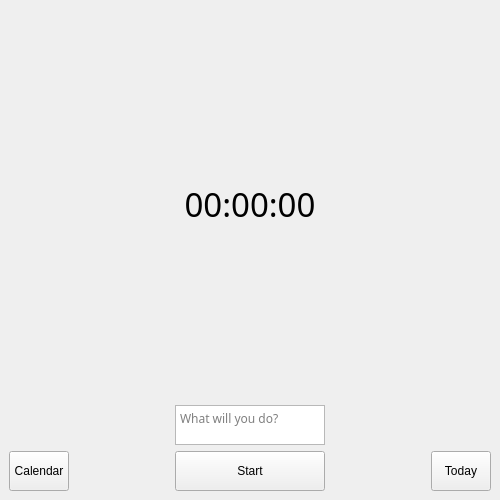
<?xml version="1.0" encoding="UTF-8"?>
<ui version="4.0">
 <class>MainWindow</class>
 <widget class="QMainWindow" name="MainWindow">
  <property name="enabled">
   <bool>true</bool>
  </property>
  <property name="geometry">
   <rect>
    <x>0</x>
    <y>0</y>
    <width>500</width>
    <height>500</height>
   </rect>
  </property>
  <property name="minimumSize">
   <size>
    <width>500</width>
    <height>500</height>
   </size>
  </property>
  <property name="windowTitle">
   <string>ComicTracker</string>
  </property>
  <widget class="QWidget" name="centralwidget">
   <layout class="QGridLayout" name="gridLayout">
    <item row="2" column="0">
     <widget class="QPushButton" name="calendarButton">
      <property name="maximumSize">
       <size>
        <width>60</width>
        <height>100</height>
       </size>
      </property>
      <property name="text">
       <string>Calendar</string>
      </property>
     </widget>
    </item>
    <item row="0" column="0" colspan="5">
     <widget class="QLabel" name="clock">
      <property name="font">
       <font>
        <family>Lucida Sans</family>
        <pointsize>25</pointsize>
        <weight>50</weight>
        <italic>false</italic>
        <bold>false</bold>
        <underline>false</underline>
        <strikeout>false</strikeout>
        <stylestrategy>PreferDefault</stylestrategy>
        <kerning>true</kerning>
       </font>
      </property>
      <property name="layoutDirection">
       <enum>Qt::LeftToRight</enum>
      </property>
      <property name="text">
       <string>00:00:00</string>
      </property>
      <property name="textFormat">
       <enum>Qt::AutoText</enum>
      </property>
      <property name="alignment">
       <set>Qt::AlignCenter</set>
      </property>
     </widget>
    </item>
    <item row="1" column="2">
     <widget class="QTextEdit" name="whatWillYouDo">
      <property name="maximumSize">
       <size>
        <width>150</width>
        <height>40</height>
       </size>
      </property>
      <property name="font">
       <font>
        <family>MS Reference Sans Serif</family>
       </font>
      </property>
      <property name="html">
       <string>&lt;!DOCTYPE HTML PUBLIC &quot;-//W3C//DTD HTML 4.0//EN&quot; &quot;http://www.w3.org/TR/REC-html40/strict.dtd&quot;&gt;
&lt;html&gt;&lt;head&gt;&lt;meta name=&quot;qrichtext&quot; content=&quot;1&quot; /&gt;&lt;style type=&quot;text/css&quot;&gt;
p, li { white-space: pre-wrap; }
&lt;/style&gt;&lt;/head&gt;&lt;body style=&quot; font-family:'MS Reference Sans Serif'; font-size:8.25pt; font-weight:400; font-style:normal;&quot;&gt;
&lt;p style=&quot;-qt-paragraph-type:empty; margin-top:0px; margin-bottom:0px; margin-left:0px; margin-right:0px; -qt-block-indent:0; text-indent:0px; font-family:'MS UI Gothic';&quot;&gt;&lt;br /&gt;&lt;/p&gt;&lt;/body&gt;&lt;/html&gt;</string>
      </property>
      <property name="placeholderText">
       <string>What will you do?</string>
      </property>
     </widget>
    </item>
    <item row="2" column="2">
     <widget class="QPushButton" name="startButton">
      <property name="minimumSize">
       <size>
        <width>150</width>
        <height>40</height>
       </size>
      </property>
      <property name="maximumSize">
       <size>
        <width>300</width>
        <height>40</height>
       </size>
      </property>
      <property name="whatsThis">
       <string notr="true"/>
      </property>
      <property name="layoutDirection">
       <enum>Qt::LeftToRight</enum>
      </property>
      <property name="autoFillBackground">
       <bool>false</bool>
      </property>
      <property name="text">
       <string>Start</string>
      </property>
      <property name="iconSize">
       <size>
        <width>16</width>
        <height>16</height>
       </size>
      </property>
      <property name="checkable">
       <bool>false</bool>
      </property>
      <property name="autoDefault">
       <bool>false</bool>
      </property>
      <property name="default">
       <bool>false</bool>
      </property>
      <property name="flat">
       <bool>false</bool>
      </property>
     </widget>
    </item>
    <item row="2" column="4">
     <widget class="QPushButton" name="todayButton">
      <property name="maximumSize">
       <size>
        <width>60</width>
        <height>100</height>
       </size>
      </property>
      <property name="text">
       <string>Today</string>
      </property>
     </widget>
    </item>
   </layout>
  </widget>
 </widget>
 <resources/>
 <connections/>
</ui>
